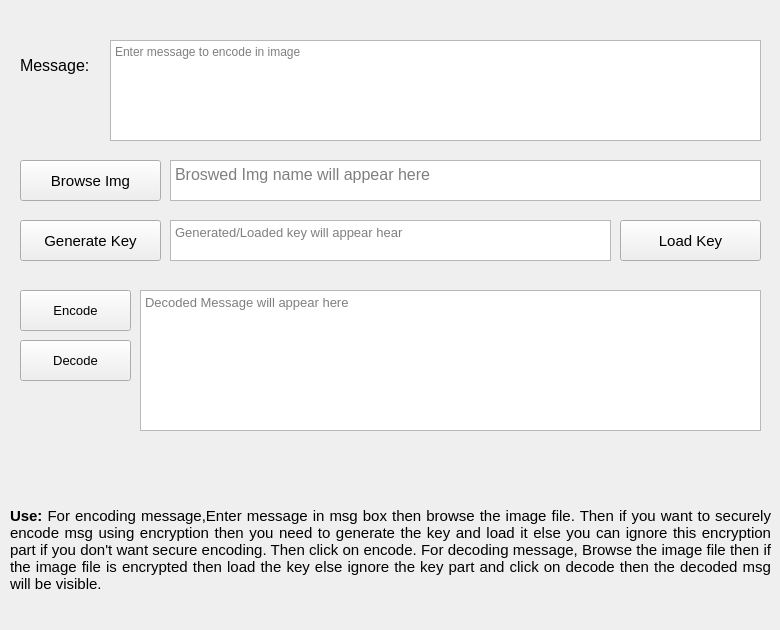
    <widget class="QWidget" name="tab_6">
     <attribute name="title">
      <string>Stegnography</string>
     </attribute>
     <widget class="QLabel" name="label_12">
      <property name="geometry">
       <rect>
        <x>20</x>
        <y>50</y>
        <width>91</width>
        <height>31</height>
       </rect>
      </property>
      <property name="font">
       <font>
        <pointsize>12</pointsize>
       </font>
      </property>
      <property name="text">
       <string>Message:</string>
      </property>
     </widget>
     <widget class="QTextEdit" name="textEdit_3">
      <property name="geometry">
       <rect>
        <x>110</x>
        <y>40</y>
        <width>651</width>
        <height>101</height>
       </rect>
      </property>
      <property name="font">
       <font>
        <pointsize>9</pointsize>
       </font>
      </property>
      <property name="placeholderText">
       <string>Enter message to encode in image</string>
      </property>
     </widget>
     <widget class="QPushButton" name="pushButton_25">
      <property name="geometry">
       <rect>
        <x>20</x>
        <y>160</y>
        <width>141</width>
        <height>41</height>
       </rect>
      </property>
      <property name="font">
       <font>
        <pointsize>11</pointsize>
       </font>
      </property>
      <property name="text">
       <string>Browse Img</string>
      </property>
     </widget>
     <widget class="QTextBrowser" name="textBrowser_7">
      <property name="geometry">
       <rect>
        <x>170</x>
        <y>160</y>
        <width>591</width>
        <height>41</height>
       </rect>
      </property>
      <property name="font">
       <font>
        <family>MS Shell Dlg 2</family>
        <pointsize>12</pointsize>
       </font>
      </property>
      <property name="placeholderText">
       <string>Broswed Img name will appear here</string>
      </property>
     </widget>
     <widget class="QTextBrowser" name="textBrowser_8">
      <property name="geometry">
       <rect>
        <x>170</x>
        <y>220</y>
        <width>441</width>
        <height>41</height>
       </rect>
      </property>
      <property name="font">
       <font>
        <pointsize>10</pointsize>
       </font>
      </property>
      <property name="placeholderText">
       <string>Generated/Loaded key will appear hear</string>
      </property>
     </widget>
     <widget class="QPushButton" name="pushButton_26">
      <property name="geometry">
       <rect>
        <x>620</x>
        <y>220</y>
        <width>141</width>
        <height>41</height>
       </rect>
      </property>
      <property name="font">
       <font>
        <pointsize>11</pointsize>
       </font>
      </property>
      <property name="text">
       <string>Load Key</string>
      </property>
     </widget>
     <widget class="QPushButton" name="pushButton_27">
      <property name="geometry">
       <rect>
        <x>20</x>
        <y>220</y>
        <width>141</width>
        <height>41</height>
       </rect>
      </property>
      <property name="font">
       <font>
        <pointsize>11</pointsize>
       </font>
      </property>
      <property name="text">
       <string>Generate Key</string>
      </property>
     </widget>
     <widget class="QPushButton" name="pushButton_16">
      <property name="geometry">
       <rect>
        <x>20</x>
        <y>290</y>
        <width>111</width>
        <height>41</height>
       </rect>
      </property>
      <property name="font">
       <font>
        <pointsize>10</pointsize>
       </font>
      </property>
      <property name="text">
       <string>Encode</string>
      </property>
     </widget>
     <widget class="QTextBrowser" name="textBrowser_9">
      <property name="geometry">
       <rect>
        <x>140</x>
        <y>290</y>
        <width>621</width>
        <height>141</height>
       </rect>
      </property>
      <property name="font">
       <font>
        <pointsize>10</pointsize>
       </font>
      </property>
      <property name="placeholderText">
       <string>Decoded Message will appear here</string>
      </property>
     </widget>
     <widget class="QPushButton" name="pushButton_17">
      <property name="geometry">
       <rect>
        <x>20</x>
        <y>340</y>
        <width>111</width>
        <height>41</height>
       </rect>
      </property>
      <property name="font">
       <font>
        <pointsize>10</pointsize>
       </font>
      </property>
      <property name="text">
       <string>Decode</string>
      </property>
     </widget>
     <widget class="QLabel" name="label_18">
      <property name="geometry">
       <rect>
        <x>10</x>
        <y>480</y>
        <width>761</width>
        <height>141</height>
       </rect>
      </property>
      <property name="text">
       <string>&lt;html&gt;&lt;head/&gt;&lt;body&gt;&lt;p align=&quot;justify&quot;&gt;&lt;span style=&quot; font-size:11pt; font-weight:600;&quot;&gt;Use: &lt;/span&gt;&lt;span style=&quot; font-size:11pt;&quot;&gt;For encoding message,&lt;/span&gt;&lt;span style=&quot; font-size:11pt; font-weight:600;&quot;/&gt;&lt;span style=&quot; font-size:11pt;&quot;&gt;Enter message in msg box then browse the image file. Then if you want to securely encode msg using encryption then you need to generate the key and load it  else you can ignore this encryption part if you don't want secure encoding. Then click on encode. For decoding message, Browse the image file then if the image file is encrypted then load the key else ignore the key part and click on decode then the decoded msg will be visible. &lt;/span&gt;&lt;/p&gt;&lt;/body&gt;&lt;/html&gt;</string>
      </property>
      <property name="wordWrap">
       <bool>true</bool>
      </property>
     </widget>
    </widget>
